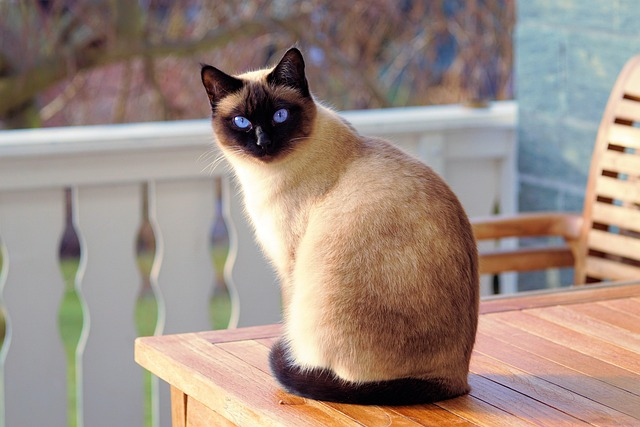
#> input picture 01.ImgSample/imgCat.jpg, 640 x 427 px
$ python ImgTurn.py
#> lines starting #> are read from the running program, lines starting #| are printed output that depends on the picture
import cv2
import os

script_path = os.path.join(os.path.dirname(__file__), '../01.ImgSample/imgCat.jpg')
img_path = os.path.normpath(script_path)

img = cv2.imread(img_path, cv2.IMREAD_ANYCOLOR)
#> img is the input picture: shape (427, 640, 3); mean B, G, R 130.6, 140.4, 157.6

rotate_90 = cv2.rotate(img, cv2.ROTATE_90_CLOCKWISE) #  90도 회전
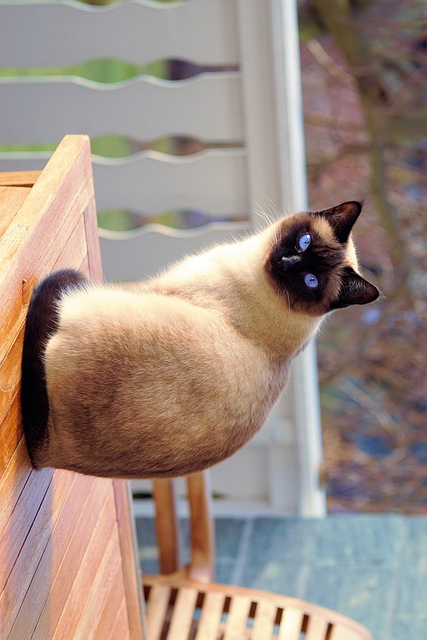
#> rotate_90: shape (640, 427, 3); mean B, G, R 130.6, 140.4, 157.6
rotate_180 = cv2.rotate(img, cv2.ROTATE_180) # 180도 회전
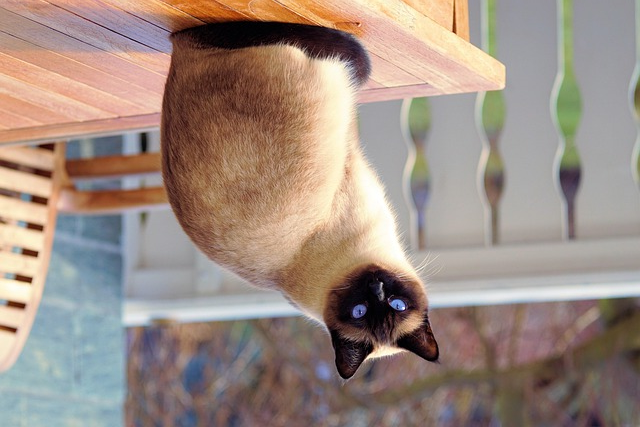
#> rotate_180: shape (427, 640, 3); mean B, G, R 130.6, 140.4, 157.6
rotate_270 = cv2.rotate(img, cv2.ROTATE_90_COUNTERCLOCKWISE) # 270도 회전
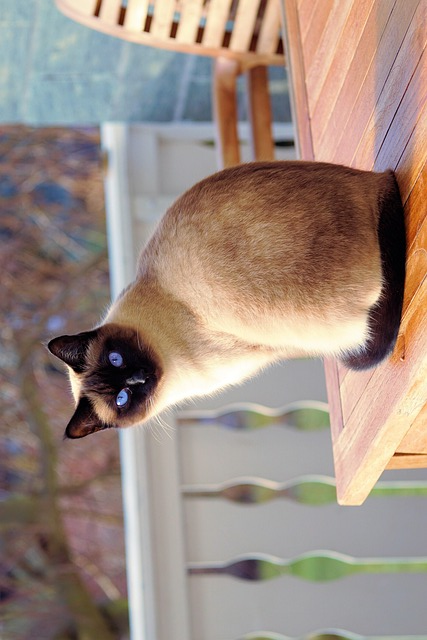
#> rotate_270: shape (640, 427, 3); mean B, G, R 130.6, 140.4, 157.6

cv2.imshow('original', img)
cv2.imshow('rotated', rotate_270)

cv2.waitKey(0)
cv2.destroyAllWindows()
